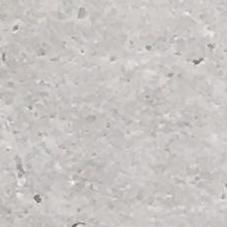
#> input picture Dataset/Train/Positive/00184.jpg, 227 x 227 px
$ jupyter execute --allow-errors 'HOG-LBP(8 Num Points,1 Radius) Random Forest.ipynb'
#> lines starting #> are read from the running program, lines starting #| are printed output that depends on the picture
# Library

[cell 1]
import cv2
import os
import numpy as np
from sklearn.ensemble import RandomForestClassifier
from skimage import exposure, feature
from skimage.feature import hog
from imutils import paths
import matplotlib.pyplot as plt
import argparse
from sklearn.metrics import confusion_matrix, classification_report, f1_score, accuracy_score, log_loss
import seaborn as sns
import pandas as pd
import random
import shutil
import time

# Local Binary Pattern Setup

[cell 2]
# Local Binnary Patterns (LBP) class
class LocalBinaryPatterns:
    def __init__(self, numPoints, radius):
        self.numPoints = numPoints
        self.radius = radius

    def describe(self, image, eps=1e-7):
        lbp = feature.local_binary_pattern(image, self.numPoints,
                                           self.radius, method="uniform")
        (hist, _) = np.histogram(lbp.ravel(),
                                  bins=np.arange(0, self.numPoints + 3),
                                  range=(0, self.numPoints + 2))

        # Normalize the histogram
        hist = hist.astype("float")
        hist /= (hist.sum() + eps)

        return hist

[cell 3]
# Initialize the local binary patterns descriptor along with
desc = LocalBinaryPatterns(8, 1)

# Histogram Oriented Gradient Setup

[cell 4]
# HOG parameters
hog_params = {
    'orientations': 9, # number of bins
    'pixels_per_cell': (8, 8), # pixel size
    'cells_per_block': (2, 2), # number of cells
    'block_norm': 'L2-Hys' # block norm
}

# Dataset

[cell 5]
# Specify the paths to the training and testing images
training_path = "Dataset/Train"
testing_path = "Dataset/Test"

## Training Data Feature Extraction

[cell 6]
# Initialize the data and label lists
data = []
labels = []

[cell 7]
# Add time measurement
start = time.time()

# Loop over the training images
training_path = "Dataset/Train"
for imagePath in paths.list_images(training_path):
    # Load the image, convert it to grayscale, and describe it
    image = cv2.imread(imagePath)
#> image is the input picture: shape (227, 227, 3); mean B, G, R 194.3, 196.7, 200.7
    gray = cv2.cvtColor(image, cv2.COLOR_BGR2GRAY)

    # Extract LBP features
    lbp_hist = desc.describe(gray)
#> in describe, `lbp = feature.local_binary_pattern(image, self.numPoints, self.radius,..`:
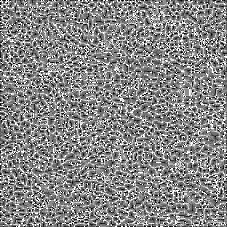
#> lbp: shape (227, 227) float64; min 0, max 9, mean 4.76; drawn with min black and max white
#> in describe, `(hist, _) = np.histogram(lbp.ravel(), bins=np.arange(0, self.numPoints..`: hist = [1159, 2981, 2532, 7326, 11063, 10392, 5374, 3230, 3185, 4287]
#> in describe, `hist /= (hist.sum() + eps)`: hist = [0.0225, 0.0579, 0.0491, 0.142, 0.215, 0.202, 0.104, 0.0627, 0.0618, 0.0832]
#> lbp_hist has the same summary as hist in describe

    # Extract HOG features
    hog_features = hog(gray, **hog_params)

    # Combine HOG and LBP features
    features = np.hstack((hog_features, lbp_hist))

    # Extract the label from the image path, then update the labels and data
    labels.append(imagePath.split(os.path.sep)[-2])
    data.append(features)
#> pass 2 of the loop `for imagePath in paths.list_images(training_path):`:
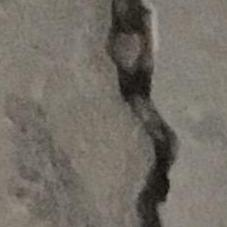
#> input picture Dataset/Train/Negative/00065.jpg, 227 x 227 px
#> image is the input picture: shape (227, 227, 3); mean B, G, R 102.1, 110.2, 115.8
#> in describe (call 2), `lbp = feature.local_binary_pattern(image, self.numPoints, self.radius,..`:
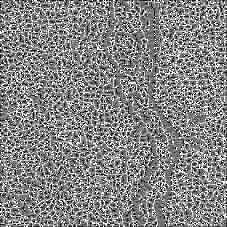
#> lbp: shape (227, 227) float64; min 0, max 9, mean 4.73; drawn with min black and max white
#> in describe (call 2), `(hist, _) = np.histogram(lbp.ravel(), bins=np.arange(0, self.numPoints..`: hist = [1170, 2892, 2630, 7667, 11339, 10104, 5279, 3054, 3098, 4296]
#> in describe (call 2), `hist /= (hist.sum() + eps)`: hist = [0.0227, 0.0561, 0.051, 0.149, 0.22, 0.196, 0.102, 0.0593, 0.0601, 0.0834]
#> lbp_hist has the same summary as hist in describe

# Stop time measurement
end = time.time()

# Calculate the elapsed time
elapsed_time = end - start
print(f"Time taken to process the training images: {elapsed_time:.2f} seconds")

[cell 8]
# Convert data and labels to NumPy arrays
data = np.array(data)
labels = np.array(labels)

[cell 9]
# Check the length of the data and labels
print(f"Data shape: {data.shape}")
#| Data shape: (2, 26254)
print(f"Labels shape: {labels.shape}")

# check the number of unique labels
unique_labels = np.unique(labels)

# check the lengt of each unique label
for label in unique_labels:
    print(f"Number of images with label {label}: {len(data[labels == label])}")
#> this loop made 2 passes
#| Number of images with label Negative: 1
#| Number of images with label Positive: 1
